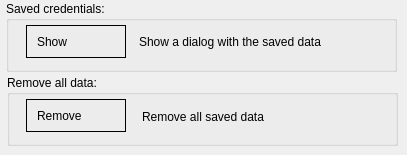
     <widget class="QWidget" name="tab_3">
      <attribute name="title">
       <string>Saved Data</string>
      </attribute>
      <widget class="QGroupBox" name="groupBox_4">
       <property name="geometry">
        <rect>
         <x>6</x>
         <y>1</y>
         <width>391</width>
         <height>71</height>
        </rect>
       </property>
       <property name="title">
        <string>Saved credentials:</string>
       </property>
       <widget class="QPushButton" name="cmdShowCredentials">
        <property name="geometry">
         <rect>
          <x>20</x>
          <y>24</y>
          <width>100</width>
          <height>33</height>
         </rect>
        </property>
        <property name="styleSheet">
         <string notr="true">:enabled {border: 1px solid black}
:disabled {border: 1px solid black}
:hover {background-color: rgb(195, 195, 195);}
QPushButton {height: 25px; width: 50px;text-align:left;
	padding-left: 10px;
	padding-top: 3px;
	padding-bottom: 3px;}</string>
        </property>
        <property name="text">
         <string>Show</string>
        </property>
        <property name="icon">
         <iconset resource="systray.qrc">
          <normaloff>:/images/crypted.png</normaloff>:/images/crypted.png</iconset>
        </property>
       </widget>
       <widget class="QLabel" name="label_14">
        <property name="geometry">
         <rect>
          <x>133</x>
          <y>31</y>
          <width>221</width>
          <height>20</height>
         </rect>
        </property>
        <property name="text">
         <string>Show a dialog with the saved data</string>
        </property>
       </widget>
      </widget>
      <widget class="QGroupBox" name="groupBox_7">
       <property name="geometry">
        <rect>
         <x>7</x>
         <y>75</y>
         <width>391</width>
         <height>71</height>
        </rect>
       </property>
       <property name="title">
        <string>Remove all data:</string>
       </property>
       <widget class="QPushButton" name="cmdRemoveCredentials">
        <property name="geometry">
         <rect>
          <x>19</x>
          <y>24</y>
          <width>100</width>
          <height>33</height>
         </rect>
        </property>
        <property name="styleSheet">
         <string notr="true">:enabled {border: 1px solid black}
:disabled {border: 1px solid black}
:hover {background-color: rgb(195, 195, 195);}
QPushButton {height: 25px; width: 50px;text-align:left;
	padding-left: 10px;
	padding-top: 3px;
	padding-bottom: 3px;}</string>
        </property>
        <property name="text">
         <string>Remove</string>
        </property>
        <property name="icon">
         <iconset resource="systray.qrc">
          <normaloff>:/images/list-remove.png</normaloff>:/images/list-remove.png</iconset>
        </property>
       </widget>
       <widget class="QLabel" name="label_15">
        <property name="geometry">
         <rect>
          <x>135</x>
          <y>32</y>
          <width>211</width>
          <height>20</height>
         </rect>
        </property>
        <property name="text">
         <string>Remove all saved data</string>
        </property>
       </widget>
      </widget>
     </widget>
